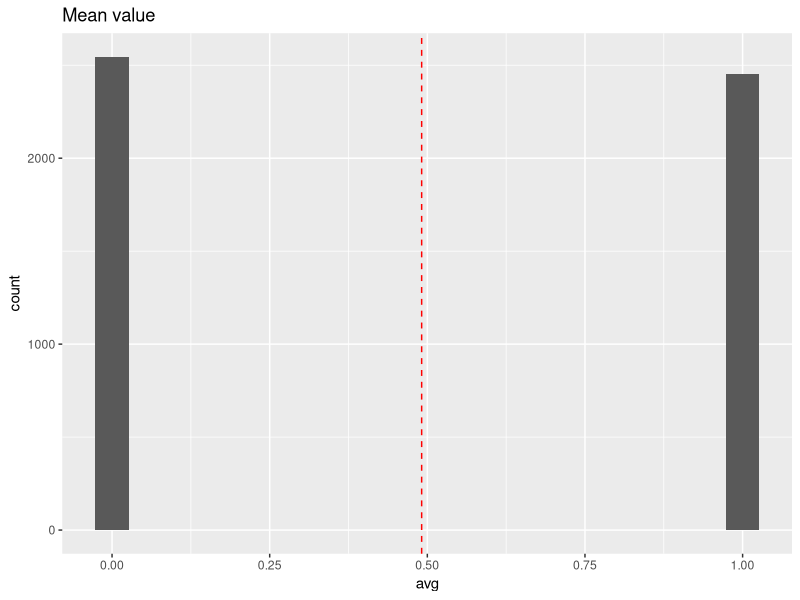
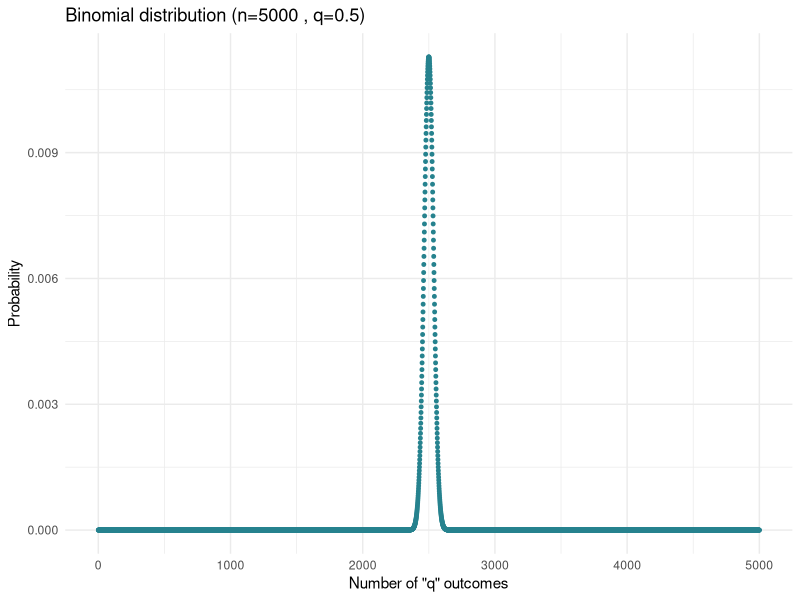
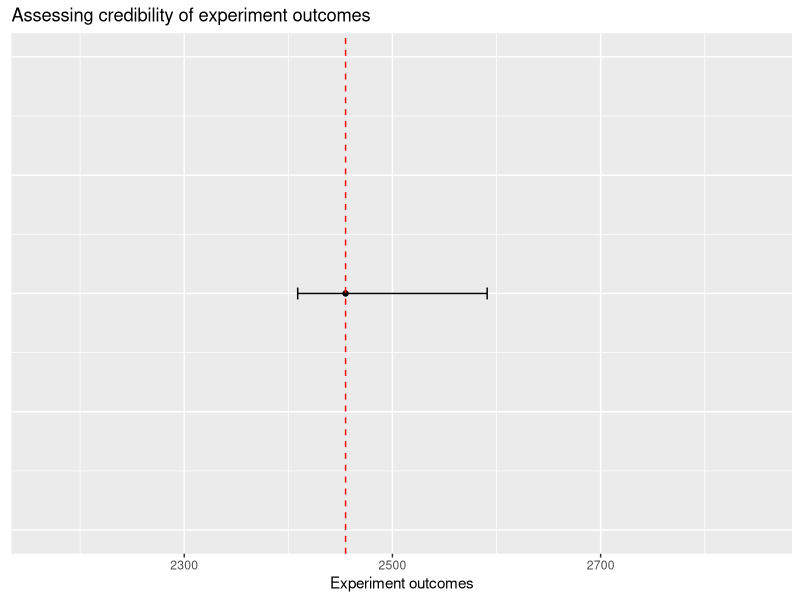

These figures' R source, in order:
## ---- chunk 1
knitr::opts_chunk$set(echo = TRUE, warning = FALSE)
options(digits = 4) #4 digits in output
## ---- chunk 2
library(tidyverse)
library(readxl)
## ---- chunk 3
set1 <- read_excel('test_dataset3.xlsx',sheet = "1") 

set2 <- read_excel('test_dataset3.xlsx',sheet = "2") 
  
set3 <- read_excel('test_dataset3.xlsx',sheet = "3") 

set1 %>% head()
## ---- chunk 4
ggplot(data = set1,aes(value)) +

  geom_histogram(bins=20) +
  
  geom_vline(aes(xintercept = mean(value)), 
              colour='red', 
             linetype='dashed')+
  ggtitle('Mean value') +
  xlab('avg')
## ---- chunk 5
# Create a sample of 50 numbers which are incremented by 1.
x <- seq(0,5000,by = 1)

# Create the binomial distribution.
y <- dbinom(x,5000,0.5)

#plot(x,y)
dataset_binomial <- tibble(x_val = x, y_val = y)
#dataset_binomial

ggplot(dataset_binomial) +
 aes(x = x_val, y = y_val) +
 geom_point(size = 1L, colour = "#26828e") +
 labs(x = "Number of \"q\" outcomes", y = "Probability", title = "Binomial distribution (n=5000 , q=0.5)") +
 theme_minimal()
  
## ---- chunk 6

set_count1 <- sum(set1$value==1)
set_count0 <- sum(set1$value==0)
count_total <- nrow(set1)
paste("Set count 1:", set_count1,"Set count 0:",set_count0, "Total count:",count_total)

## ---- chunk 7
# Probability of getting current or less heads from all experiments
result_prob <-pbinom(set_count1,count_total,0.5)
result_prob
## ---- chunk 8
# Probability of getting out of bound values
out_of_bound_prob_high <-qbinom(0.995,count_total,0.5)
out_of_bound_prob_low <-qbinom(0.005,count_total,0.5)
out_of_bound_prob_high
out_of_bound_prob_low
## ---- chunk 9
ggplot_data <- tibble(out_of_bound_prob_low,set_count1,out_of_bound_prob_high )
ggplot(ggplot_data,
       aes(x = 0)) +
  geom_point(aes(y = set_count1)) +
  geom_errorbar(aes(ymin = out_of_bound_prob_low, ymax = out_of_bound_prob_high), 
                col = 'black', width = 0.05) +
  labs(title = 'Assessing credibility of experiment outcomes',
       y = 'Experiment outcomes',
       x = NULL) +
  geom_hline(aes(yintercept = set_count1),
             col = 'red', linetype = 'dashed') +
  xlim(-1, 1) +
ylim(out_of_bound_prob_low*0.9, out_of_bound_prob_high*1.1)+
   theme(axis.title.y=element_blank(),
        axis.text.y=element_blank(),
        axis.ticks.y=element_blank())+
  coord_flip()
## ---- chunk 10
set1_modified <- set1 %>%
  mutate(set= "set1")
set1_modified
## ---- chunk 11
set2_modified <- set2 %>%
  mutate(set= "set2")
set2_modified
## ---- chunk 12
set3_modified <- set3 %>%
  mutate(set= "set3")
set3_modified
## ---- chunk 13
binded_sets <-rbind(set1_modified,set2_modified,set3_modified)
binded_sets
## ---- chunk 14
binded_sets_nested <- 
  binded_sets %>% 
  group_by(set) %>%
  nest()
binded_sets_nested
## ---- chunk 15
bounds_estimation <- function(exp_set){
  set_count1 <- sum(exp_set$value==1)
  count_total <- nrow(exp_set)
  out_of_bound_prob_high <-qbinom(0.995,count_total,0.5)
  out_of_bound_prob_low <-qbinom(0.005,count_total,0.5)
  result_prob <-pbinom(set_count1,count_total,0.5)
  test = ifelse(result_prob>0.005 && result_prob<0.995,"credible","most likely cheating"  )
  return( test)
} 
## ---- chunk 16
binded_sets_nested_new <- binded_sets_nested %>%
 mutate(result = map(data, bounds_estimation))
binded_sets_nested_new [["result"]][[1]]
binded_sets_nested_new [["result"]][[2]]
binded_sets_nested_new [["result"]][[3]]
